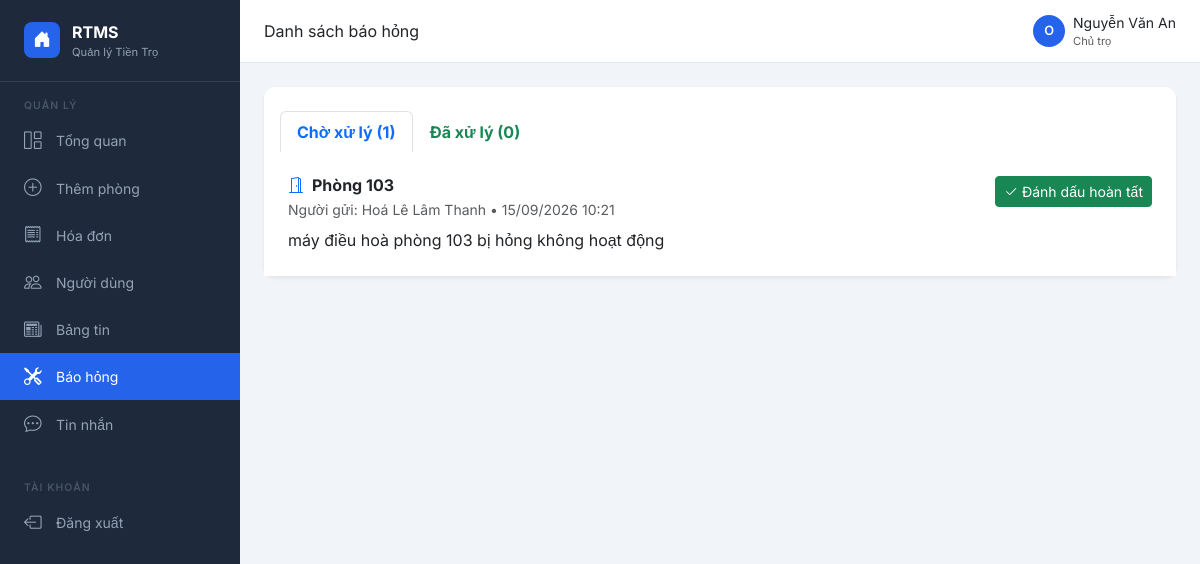
/maintenance/ (signed in), run on the app's committed database.
### rooms/models.py (models this page shows, shortened)
class MaintenanceRequest(models.Model):
    STATUS_CHOICES = [
        ('pending', 'Chờ xử lý'),
        ('resolved', 'Đã xử lý'),
    ]
    tenant = models.ForeignKey(User, on_delete=models.CASCADE, related_name='maintenance_requests', verbose_name='Người thuê')
    room = models.ForeignKey(Room, on_delete=models.CASCADE, related_name='maintenance_requests', verbose_name='Phòng')
    description = models.TextField(verbose_name='Mô tả chi tiết')
    status = models.CharField(max_length=20, choices=STATUS_CHOICES, default='pending', verbose_name='Trạng thái')
    created_at = models.DateTimeField(auto_now_add=True)
    updated_at = models.DateTimeField(auto_now=True)
    class Meta:
        db_table = 'app_maintenancerequest'
        verbose_name = 'Yêu cầu sửa chữa'
        verbose_name_plural = 'Yêu cầu sửa chữa'
        ordering = ['-created_at']

class Room(models.Model):
    name = models.CharField(
        max_length=10,
        unique=True,
        verbose_name='Tên phòng',
        validators=[RegexValidator(r'^\d+$', 'Tên phòng chỉ được chứa số')]
    )
    floor = models.IntegerField(
        verbose_name='Tầng',
        validators=[MinValueValidator(0)]
    )
    area = models.DecimalField(
        max_digits=12, decimal_places=2,
        verbose_name='Diện tích (m²)'
    )
    max_occupancy = models.IntegerField(
        default=1,
        validators=[MinValueValidator(1)],
        verbose_name='Số người tối đa'
    )
    amenities = models.TextField(
        blank=True, default='[]',
        verbose_name='Tiện nghi'
    )
    base_rent = models.DecimalField(
        max_digits=12, decimal_places=2,
        validators=[MinValueValidator(0)],
        verbose_name='Giá thuê (đ/tháng)'
    )
    electricity_price = models.DecimalField(
        max_digits=12, decimal_places=2,
        validators=[MinValueValidator(0)],
        verbose_name='Đơn giá điện (đ/kWh)'
    )
    water_price = models.DecimalField(
        max_digits=12, decimal_places=2,
        validators=[MinValueValidator(0)],
        verbose_name='Đơn giá nước (đ/m³)'
    )
    trash_price = models.DecimalField(
        max_digits=12, decimal_places=2,
        validators=[MinValueValidator(0)],
        verbose_name='Phí rác (đ/tháng)'
    )
    internet_price = models.DecimalField(
        max_digits=12, decimal_places=2,
        validators=[MinValueValidator(0)],
        verbose_name='Phí internet (đ/tháng)'
    )
    current_electricity = models.DecimalField(
        max_digits=12, decimal_places=2,
        null=True, blank=True, default=0,
        verbose_name='Chỉ số điện hiện tại (kWh)'
    )
    current_water = models.DecimalField(
        max_digits=12, decimal_places=2,
        null=True, blank=True, default=0,
        verbose_name='Chỉ số nước hiện tại (khối)'
    )
    status = models.CharField(
        max_length=20,
        choices=ROOM_STATUS_CHOICES,
        default='trong',
        verbose_name='Trạng thái'
    )
    owner = models.ForeignKey(
        User, on_delete=models.CASCADE,
        related_name='rooms',
        verbose_name='Chủ trọ'
    )
    created_at = models.DateTimeField(auto_now_add=True)
    updated_at = models.DateTimeField(auto_now=True)
    class Meta:
        verbose_name = 'Phòng trọ'
        verbose_name_plural = 'Danh sách phòng'
        ordering = ['name']

### rooms/views.py (the view)
# urls.py: path('maintenance/', views.maintenance_list, name='maintenance_list'),
@login_required
def maintenance_list(request):
    if request.user.profile.is_tenant():
        if request.method == 'POST':
            description = request.POST.get('description', '').strip()
            if not description:
                messages.error(request, 'Vui lòng nhập mô tả báo hỏng.')
            else:
                assignment = request.user.tenant_assignments.first()
                if assignment:
                    MaintenanceRequest.objects.create(
                        tenant=request.user,
                        room=assignment.room,
                        description=description,
                    )
                    messages.success(request, 'Đã gửi yêu cầu báo hỏng.')
                else:
                    messages.error(request, 'Bạn chưa được gán vào phòng nào.')
            return redirect('maintenance_list')
        requests = MaintenanceRequest.objects.filter(tenant=request.user)
        return render(request, 'rooms/maintenance_tenant.html', {'requests': requests})
    else:
        rooms = Room.objects.filter(owner=request.user)
        requests = MaintenanceRequest.objects.filter(room__in=rooms)
        pending_requests = requests.filter(status='pending')
        resolved_requests = requests.filter(status='resolved')
        return render(request, 'rooms/maintenance_owner.html', {
            'pending_requests': pending_requests,
            'resolved_requests': resolved_requests,
        })

### accounts/models.py (called while the page is built)
    def is_owner(self):
        return self.role == 'owner'

    def is_tenant(self):
        return self.role == 'tenant'

### templates/rooms/maintenance_owner.html (shortened to what this page needs)
{% extends 'base.html' %}
{% block page_title %}Danh sách báo hỏng{% endblock %}
{% block content %}
<div class="row">
    <div class="col-12">
        <div class="card shadow-sm border-0 mb-4">
            <div class="card-header bg-white border-bottom-0 pt-4 pb-0">
                <ul class="nav nav-tabs border-bottom-0" id="myTab" role="tablist">
                    <li class="nav-item" role="presentation">
                        <button class="nav-link active fw-bold text-primary" id="pending-tab" data-bs-toggle="tab" data-bs-target="#pending" type="button" role="tab" aria-controls="pending" aria-selected="true">
                            Chờ xử lý ({{ pending_requests.count }})
                        </button>
                    </li>
                    <li class="nav-item" role="presentation">
                        <button class="nav-link fw-bold text-success" id="resolved-tab" data-bs-toggle="tab" data-bs-target="#resolved" type="button" role="tab" aria-controls="resolved" aria-selected="false">
                            Đã xử lý ({{ resolved_requests.count }})
                        </button>
                    </li>
                </ul>
            </div>
            <div class="card-body p-0">
                <div class="tab-content" id="myTabContent">
                    <div class="tab-pane fade show active" id="pending" role="tabpanel" aria-labelledby="pending-tab">
                        {% if pending_requests %}
                        <div class="list-group list-group-flush">
                            {% for req in pending_requests %}
                            <div class="list-group-item p-4">
                                <div class="d-flex justify-content-between align-items-start">
                                    <div>
                                        <h6 class="fw-bold mb-1"><i class="bi bi-door-open text-primary me-2"></i>Phòng {{ req.room.name }}</h6>
                                        <p class="text-muted small mb-2">Người gửi: {{ req.tenant.get_full_name|default:req.tenant.username }} • {{ req.created_at|date:"d/m/Y H:i" }}</p>
                                        <p class="mb-0">{{ req.description }}</p>
                                    </div>
                                    <div>
                                        <form method="POST" action="{% url 'maintenance_resolve' req.id %}">
                                            <button type="submit" class="btn btn-success btn-sm" onclick="return confirm('Xác nhận đã xử lý xong yêu cầu này?');">
                                                <i class="bi bi-check2"></i> Đánh dấu hoàn tất
                                            </button>
                                        </form>
                                    </div>
                                </div>
                            </div>
                            {% endfor %}
                        </div>
                        {% else %}
                        <div class="text-center py-5">
                            <i class="bi bi-emoji-smile text-muted" style="font-size:3rem"></i>
                            <p class="text-muted mt-2">Tuyệt vời, không có yêu cầu nào đang chờ xử lý.</p>
                        </div>
                        {% endif %}
                    </div>
                </div>
            </div>
        </div>
    </div>
</div>
{% endblock %}

### templates/base.html (shortened to what this page needs)
<!DOCTYPE html>
<html lang="vi">
<head>
    <link href="https://cdn.jsdelivr.net/npm/bootstrap@5.3.0/dist/css/bootstrap.min.css" rel="stylesheet">
    <link href="https://cdn.jsdelivr.net/npm/bootstrap-icons@1.11.0/font/bootstrap-icons.css" rel="stylesheet">
</head>
<body>
    {% if user.is_authenticated %}
    <nav class="sidebar">
        <div class="sidebar-brand">
            <div class="brand-icon"><i class="bi bi-house-door-fill"></i></div>
            <div>
                <div class="brand-name">RTMS</div>
                <div class="brand-sub">Quản lý Tiền Trọ</div>
            </div>
        </div>
        <div class="sidebar-section-title">Quản lý</div>
        <ul class="nav flex-column">
            {% if user.profile.is_owner %}
                <li class="nav-item">
                    <a href="{% url 'dashboard' %}"
                        class="nav-link {% if request.resolver_match.url_name == 'dashboard' %}active{% endif %}">
                        <i class="bi bi-grid-1x2"></i> Tổng quan
                    </a>
                </li>
                <li class="nav-item">
                    <a href="{% url 'room_create' %}"
                        class="nav-link {% if request.resolver_match.url_name == 'room_create' %}active{% endif %}">
                        <i class="bi bi-plus-circle"></i> Thêm phòng
                    </a>
                </li>
                <li class="nav-item">
                    <a href="{% url 'invoice_list' %}"
                        class="nav-link {% if request.resolver_match.url_name == 'invoice_list' %}active{% endif %}">
                        <i class="bi bi-receipt"></i> Hóa đơn
                    </a>
                </li>
                <li class="nav-item">
                    <a href="{% url 'user_list' %}"
                        class="nav-link {% if request.resolver_match.url_name == 'user_list' %}active{% endif %}">
                        <i class="bi bi-people"></i> Người dùng
                    </a>
                </li>
            {% endif %}
            <li class="nav-item">
                <a href="{% url 'post_list' %}"
                    class="nav-link {% if request.resolver_match.url_name == 'post_list' %}active{% endif %}">
                    <i class="bi bi-newspaper"></i> Bảng tin
                </a>
            </li>
            <li class="nav-item">
                <a href="{% url 'maintenance_list' %}"
                    class="nav-link {% if request.resolver_match.url_name == 'maintenance_list' %}active{% endif %}">
                    <i class="bi bi-tools"></i> Báo hỏng
                </a>
            </li>
            <li class="nav-item">
                <a href="{% url 'chat_view' %}"
                    class="nav-link {% if request.resolver_match.url_name == 'chat_view' %}active{% endif %}">
                    <i class="bi bi-chat-dots"></i> Tin nhắn
                </a>
            </li>
        </ul>
        <div class="sidebar-section-title mt-3">Tài khoản</div>
        <ul class="nav flex-column">
            <li class="nav-item">
                <a href="{% url 'logout' %}" class="nav-link">
                    <i class="bi bi-box-arrow-left"></i> Đăng xuất
                </a>
            </li>
        </ul>
    </nav>
    <div class="main-content">
        <div class="top-bar">
            <div>
                <span class="fw-600 text-dark">{% block page_title %}Tổng quan{% endblock %}</span>
            </div>
            <div class="d-flex align-items-center gap-2">
                <div class="user-avatar">{{ user.username|first|upper }}</div>
                <div>
                    <div class="fw-500 small">{{ user.get_full_name|default:user.username }}</div>
                    <div class="text-muted" style="font-size:0.7rem">
                        {% if user.profile.is_owner %}
                            Chủ trọ
                        {% else %}
                            Người thuê
                        {% endif %}
                    </div>
                </div>
            </div>
        </div>
        <div class="page-content">
    {% else %}
    <div class="container mt-5">
    {% endif %}
        {% block content %}{% endblock %}
    {% if user.is_authenticated %}
        </div>
    </div>
    {% else %}
    </div>
    {% endif %}
</body>
</html>

### templates/base.html (style rules this page uses)
:root { --sidebar-width: 240px; --primary: #2563eb; --primary-dark: #1d4ed8; --sidebar-bg: #1e293b; --sidebar-text: #94a3b8; --sidebar-active: #2563eb; }
* { font-family: 'Inter', sans-serif; }
body { background: #f1f5f9; }
.sidebar { width: var(--sidebar-width); background: var(--sidebar-bg); min-height: 100vh; position: fixed; left: 0; top: 0; z-index: 100; padding-top: 0; }
.sidebar-brand { padding: 1.25rem 1.5rem; border-bottom: 1px solid #334155; display: flex; align-items: center; gap: 0.75rem; }
.sidebar-brand .brand-icon { width: 36px; height: 36px; background: var(--primary); border-radius: 8px; display: flex; align-items: center; justify-content: center; color: white; font-size: 1.1rem; }
.sidebar-brand .brand-name { color: white; font-weight: 700; font-size: 1rem; }
.sidebar-brand .brand-sub { color: var(--sidebar-text); font-size: 0.7rem; }
.sidebar .nav-link { color: var(--sidebar-text); padding: 0.65rem 1.5rem; display: flex; align-items: center; gap: 0.75rem; border-radius: 0; transition: all 0.2s; font-size: 0.875rem; }
.sidebar .nav-link.active { color: white; background: var(--primary); }
.sidebar .nav-link i { font-size: 1.1rem; width: 20px; }
.sidebar-section-title { padding: 1rem 1.5rem 0.25rem; color: #475569; font-size: 0.65rem; text-transform: uppercase; letter-spacing: 0.1em; font-weight: 600; }
.main-content { margin-left: var(--sidebar-width); min-height: 100vh; }
.top-bar { background: white; border-bottom: 1px solid #e2e8f0; padding: 0.75rem 1.5rem; display: flex; align-items: center; justify-content: space-between; }
.page-content { padding: 1.5rem; }
.card { border: 1px solid #e2e8f0; border-radius: 12px; box-shadow: 0 1px 3px rgba(0, 0, 0, 0.05); }
.card-header { background: white; border-bottom: 1px solid #f1f5f9; border-radius: 12px 12px 0 0 !important; }
.user-avatar { width: 32px; height: 32px; border-radius: 50%; background: var(--primary); color: white; display: flex; align-items: center; justify-content: center; font-size: 0.8rem; font-weight: 600; }

### data on the page
MaintenanceRequest: room.name "103", tenant.get_full_name "Hoá Lê Lâm Thanh", created_at "15/09/2026 10:21", description "máy điều hoà phòng 103 bị hỏng không hoạt động"

### other printed values
{{ user.username|first|upper }} "O"
{{ user.get_full_name|default:user.username }} "Nguyễn Văn An"
{{ pending_requests.count }} "1"
{{ resolved_requests.count }} "0"
